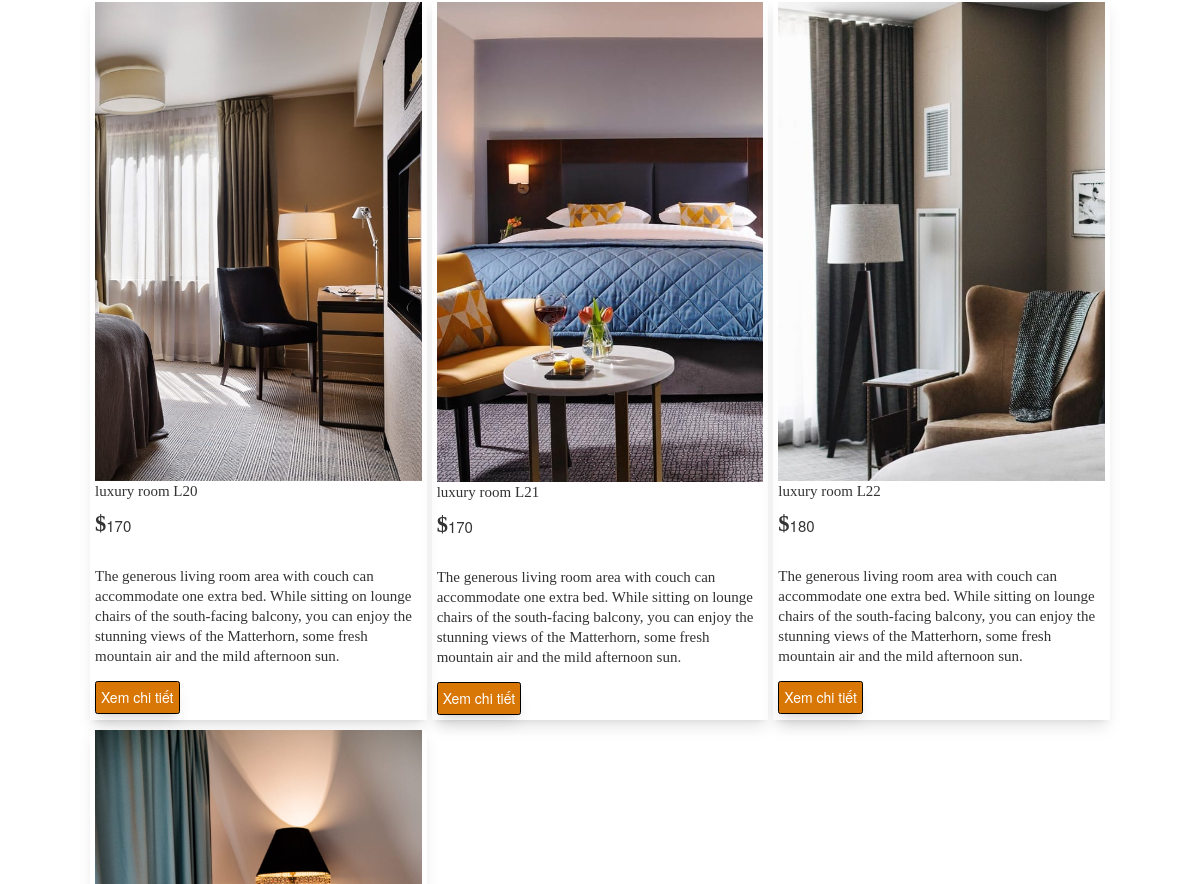
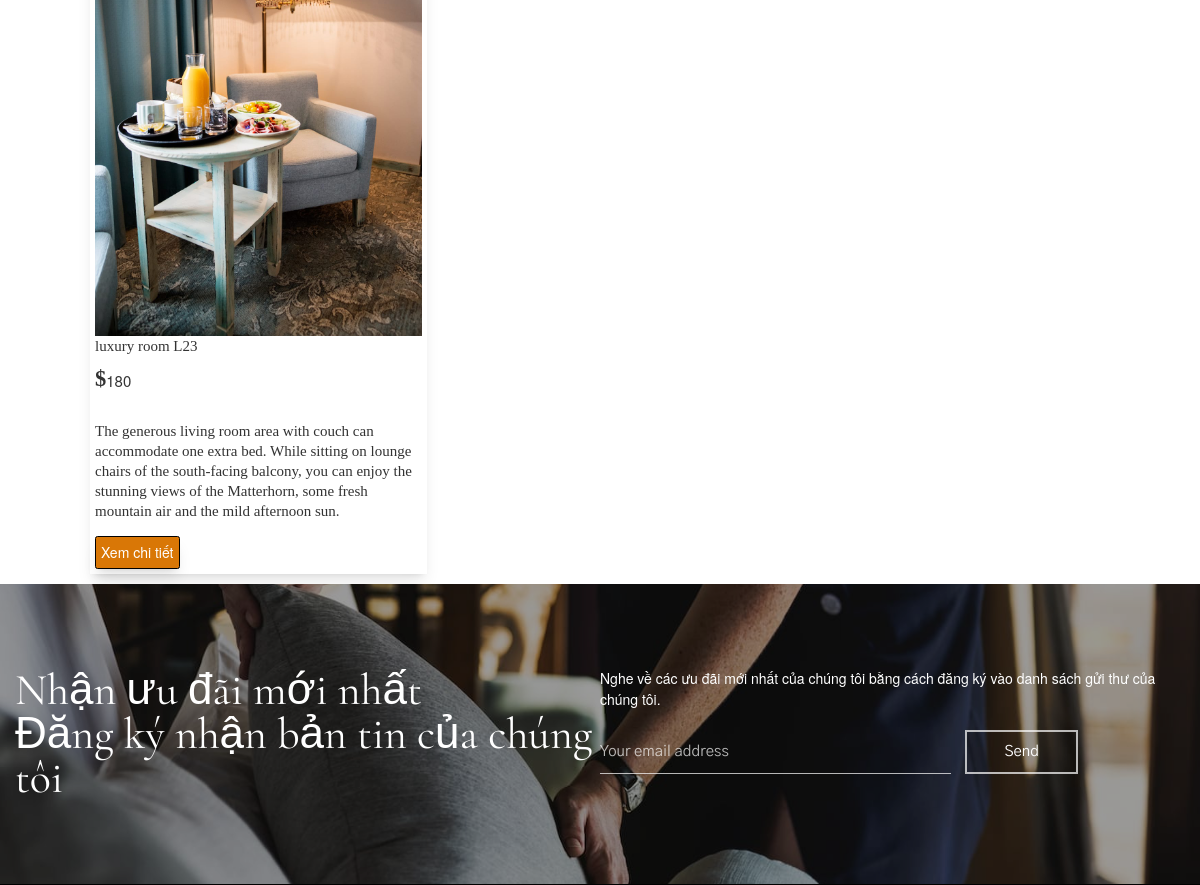
/view/max-themes.net/demos/hoteller/hoteller/boutique/index.php?act=ourrooms&idlp=7 (middle part), run on an earlier commit of the app's database (2 pictures, top to bottom).
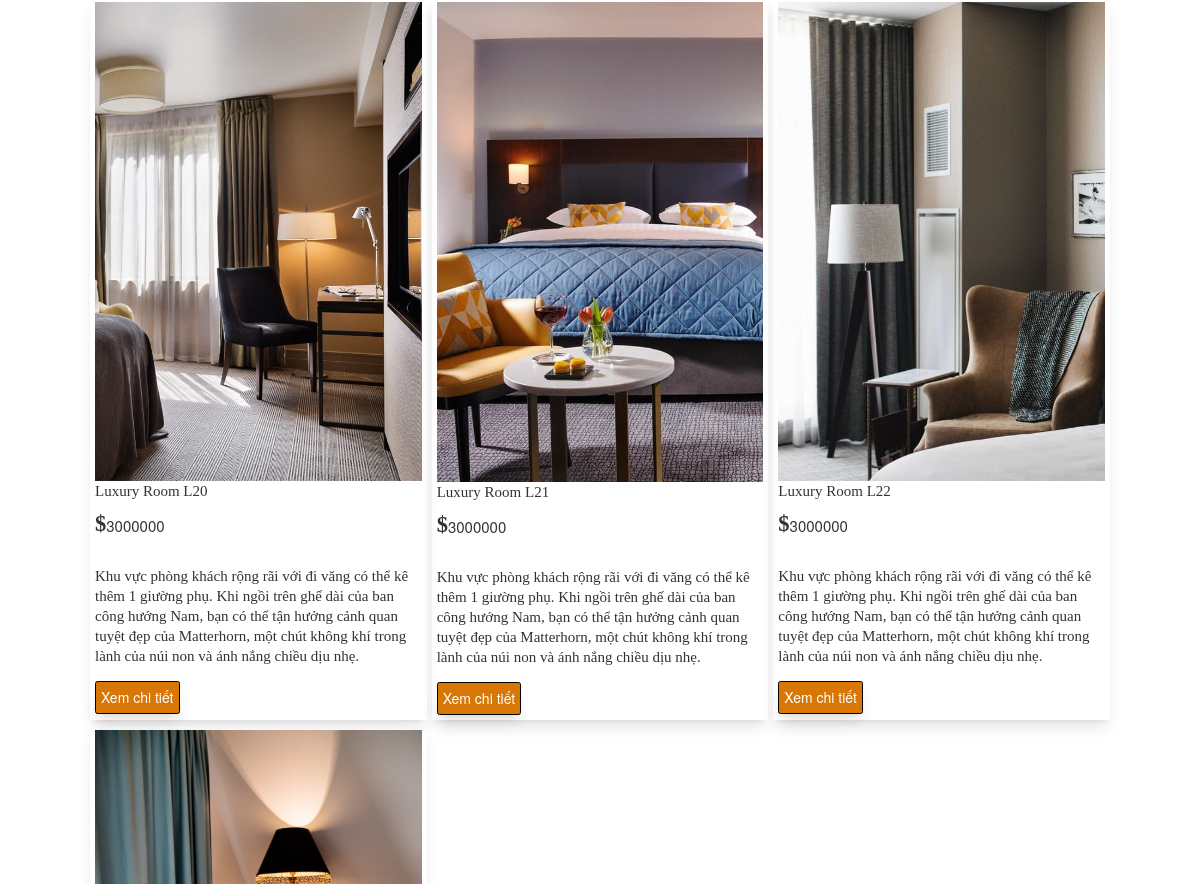
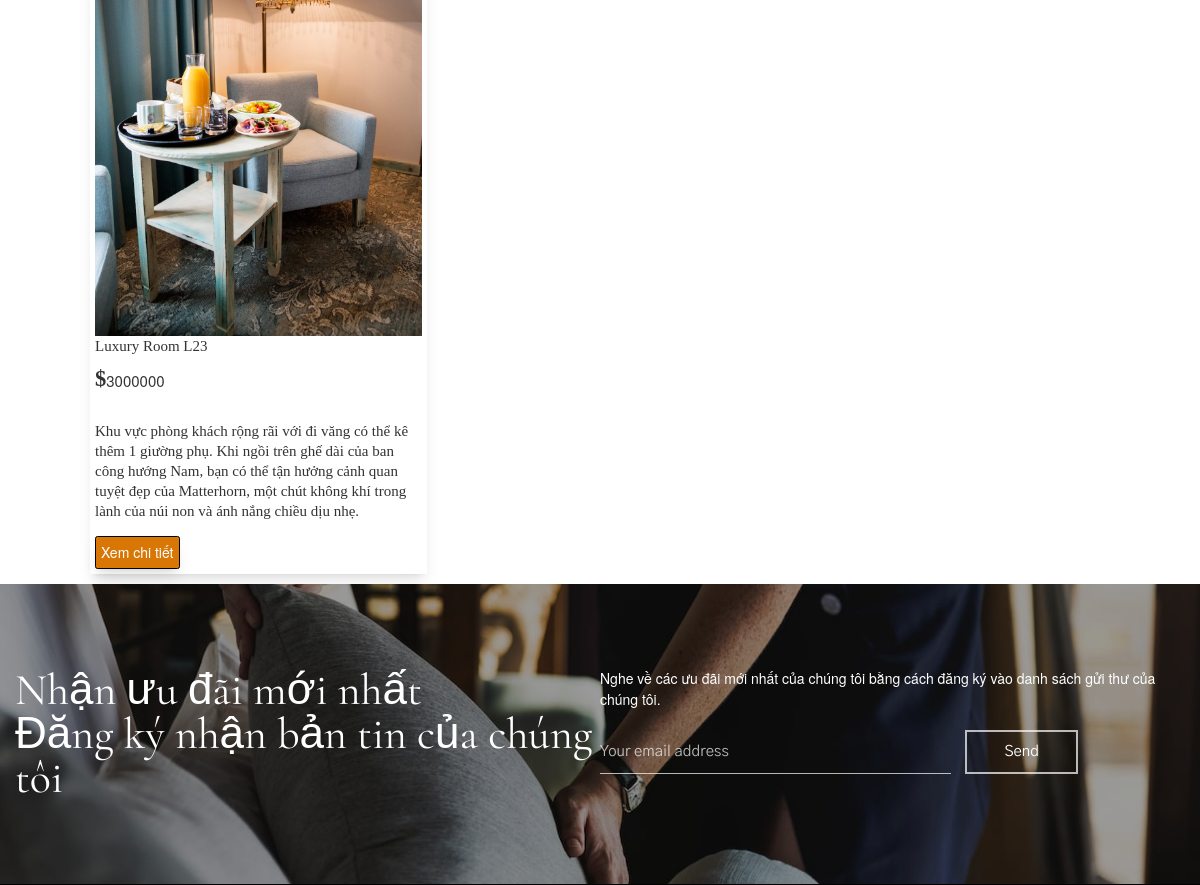
And on a later commit of the database (2 pictures, top to bottom).
### tables this page shows
CREATE TABLE `phong` (
  `id_phong` int(11) NOT NULL,
  `name_phong` varchar(255) NOT NULL,
  `price` double(10,2) NOT NULL,
  `price_sale` double(10,2) NOT NULL,
  `sokhach` int(2) NOT NULL,
  `img` varchar(255) NOT NULL,
  `mota` text NOT NULL,
  `id_loaiphong` int(11) NOT NULL
);

### view/max-themes.net/demos/hoteller/hoteller/boutique/model/pdo.php (called while the page is built, shortened)
<?php
function pdo_get_connection(){
    $dburl = "mysql:host=localhost;dbname=khachsan;charset=utf8";
    $user = 'root';
    $password = '';
    $conn = new PDO($dburl, $user, $password);
    $conn->setAttribute(PDO::ATTR_ERRMODE, PDO::ERRMODE_EXCEPTION);
    return $conn;
}
function pdo_query($sql){
    $sql_args = array_slice(func_get_args(), 1);
    try{
        $conn = pdo_get_connection();
        $stmt = $conn->prepare($sql);
        $stmt->execute($sql_args);
        $rows = $stmt->fetchAll();
        return $rows;
    }
    catch(PDOException $e){
        throw $e;
    }
    finally{
        unset($conn);
    }
}

### view/max-themes.net/demos/hoteller/hoteller/boutique/model/phong.php (called while the page is built, shortened)
<?php
    function load_phong_cungloai($id){
        $sql="select * from phong where id_loaiphong=".$id." ";
        $listp=pdo_query($sql);
        return $listp;
    }
?>

### view/max-themes.net/demos/hoteller/hoteller/boutique/our-rooms.php (the view, shortened to what this page needs)
<div id="page_content_wrapper" class="noheader">
                   <div class="inner">
                       <div class="inner_wrapper">
                           <div class="sidebar_content full_width">
                               <div data-elementor-type="wp-post" data-elementor-id="404" class="elementor elementor-404" data-elementor-settings="[]">
                                   <div class="elementor-inner">
                                       <div class="elementor-section-wrap">
                                           <section class="grid grid-cols-3 my-4 gap-2">
                                               <?php foreach($listpcungloai as $item) {?>
                                                   <div class="shadow-lg p-2 ">
                                                       <div>
                                                           <img src="./upload/<?php echo $item['img']?>" alt="">
                                                       </div>
                                                       <div>
                                                           <h2 class="font-serif text-2xl"><?php echo $item['name_phong']?></h2>
                                                           <div class=" text-2xl flex">
                                                               <i class="font-serif text-4xl pt-4 fa-solid fa-dollar-sign"></i>
                                                               <p class=""><?php echo $item['price']?></p>
                                                           </div>
                                                           <p class="font-serif text-2xl"><?php echo $item['mota']?></p>
                                                           <div>
                                                               <a href="index.php?act=room&id=<?php echo $item['id_phong'] ?>">
                                                                   <button class="bg-amber-600 text-white rounded border border-black border-solid p-2 hover:border-y-amber-700 hover:border-x-neutral-50 hover:bg-white shadow-lg hover:text-amber-600">Xem chi tiết</button>
                                                               </a>
                                                           </div>
                                                       </div>
                                                   </div>
                                               <?php } ?>
                                           </section>
                                       </div>
                                   </div>
                               </div>
                           </div>
                       </div>
                   </div>
                   <br class="clear" />
               </div>
           </div>

### view/max-themes.net/demos/hoteller/hoteller/boutique/header.php (shortened to what this page needs)
<!DOCTYPE html>
<html lang="en-US" data-menu="centeralign3">
<head>
    <script src="https://cdn.tailwindcss.com"></script>
    <link rel="stylesheet" href="css/reset.css" type="text/css" media="all" />
    <link rel="stylesheet" href="css/wordpress.css" type="text/css" media="all" />
    <link rel="stylesheet" href="css/style.css" type="text/css" media="all" />
    <link rel="stylesheet" href="css/modulobox.css" type="text/css" media="all" />
    <link rel="stylesheet" href="css/font-awesome.min.css" type="text/css" media="all" />
    <link rel="stylesheet" href="css/themify-icons.css" type="text/css" media="all" />
    <link rel="stylesheet" href="css/tooltipster.css" type="text/css" media="all" />
    <link rel="stylesheet" href="css/demo.css" type="text/css" media="all" />
    <link rel="stylesheet" href="https://maxcdn.bootstrapcdn.com/bootstrap/3.4.1/css/bootstrap.min.css">
    <link rel="stylesheet" href="js/plugins/loftloader/assets/css/loftloader.minc3cd.css?ver=2020081301" type="text/css" media="all" />
    <link rel="stylesheet" href="js/plugins/elementor/assets/lib/eicons/css/elementor-icons.min.css" type="text/css" media="all" />
    <link rel="stylesheet" href="js/plugins/elementor/assets/lib/animations/animations.min.css" type="text/css" media="all" />
    <link rel="stylesheet" href="js/plugins/elementor/assets/css/frontend-legacy.min.css" type="text/css" media="all" />
    <link rel="stylesheet" href="js/plugins/elementor/assets/css/frontend.min.css" type="text/css" media="all" />
    <link rel="stylesheet" href="js/plugins/hoteller-elementor/assets/css/swiper.css" type="text/css" media="all" />
    <link rel="stylesheet" href="js/plugins/hoteller-elementor/assets/css/animatedheadline.css" type="text/css" media="all" />
    <link rel="stylesheet" href="js/plugins/hoteller-elementor/assets/css/justifiedGallery.css" type="text/css" media="all" />
    <link rel="stylesheet" href="js/plugins/hoteller-elementor/assets/css/flickity.css" type="text/css" media="all" />
    <link rel="stylesheet" href="js/plugins/hoteller-elementor/assets/css/owl.theme.default.min.css" type="text/css" media="all" />
    <link rel="stylesheet" href="js/plugins/hoteller-elementor/assets/css/hoteller-elementor.css" type="text/css" media="all" />
    <link rel="stylesheet" href="js/plugins/hoteller-elementor/assets/css/hoteller-elementor-responsive.css" type="text/css" media="all" />
    <link rel="stylesheet" href="js/plugins/elementor/assets/lib/font-awesome/css/font-awesome.min1849.css?ver=4.7.0" type="text/css" media="all" />
    <link rel="stylesheet" href="css/responsive.css" type="text/css" media="all" />
    <link rel="stylesheet" href="css/custom-css.css" type="text/css" media="all" />
    <link rel="stylesheet" href="https://cdnjs.cloudflare.com/ajax/libs/font-awesome/6.1.1/css/all.min.css">
</head>
<body data-rsssl="1" class="home page-template-default page page-id-187 woocommerce-no-js tg_menu_transparent tg_lightbox_black tg_sidemenu_desktop leftalign loftloader-lite-enabled elementor-default elementor-kit-1577 elementor-page elementor-page-187">
    <div id="perspective">
        <a id="close_mobile_menu" href="javascript:;"></a>
        <div id="wrapper" class="hasbg transparent">

### view/max-themes.net/demos/hoteller/hoteller/boutique/index.php (shortened to what this page needs)
<?php
include 'model/pdo.php';
include 'model/phong.php';
include 'header.php';
if ((isset($_GET['act'])) && ($_GET['act'] != "")) {
    $act = $_GET['act'];
    switch ($act) {
        case 'ourrooms':
            if (isset($_GET['idlp'])) {
                $id = $_GET['idlp'];
                $listpcungloai = load_phong_cungloai($id);
            } else {
                $listpcungloai = loadall_phong();
                $listlp = loadall_loaiphong_ourrooms();
            }
            include "our-rooms.php";
            break;
    }
} else {
    include "home.php";
}
include 'footer.php';

### view/max-themes.net/demos/hoteller/hoteller/boutique/footer.php (shortened to what this page needs)
<div id="footer_wrapper">
    <div data-elementor-type="wp-post" data-elementor-id="19" class="elementor elementor-19" data-elementor-settings="[]">
        <div class="elementor-inner">
            <div class="elementor-section-wrap">
                <section class="elementor-section elementor-top-section elementor-element elementor-element-57c93d1 elementor-section-height-min-height elementor-section-boxed elementor-section-height-default elementor-section-items-middle" data-id="57c93d1" data-element_type="section" id="footer_newsletter" data-settings='{"background_background":"classic","hoteller_ext_is_background_parallax":"false","hoteller_ext_is_background_on_scroll":"false"}'>
                    <div class="elementor-background-overlay"></div>
                    <div class="elementor-container elementor-column-gap-default">
                        <div class="elementor-row">
                            <div class="elementor-column elementor-col-50 elementor-top-column elementor-element elementor-element-72aeeba" data-id="72aeeba" data-element_type="column" data-settings='{"hoteller_ext_is_scrollme":"false","hoteller_ext_is_smoove":"false","hoteller_ext_is_parallax_mouse":"false","hoteller_ext_is_infinite":"false","hoteller_ext_is_fadeout_animation":"false"}'>
                                <div class="elementor-column-wrap elementor-element-populated">
                                    <div class="elementor-widget-wrap">
                                        <div class="elementor-element elementor-element-d0a7a8d elementor-widget elementor-widget-heading" data-id="d0a7a8d" data-element_type="widget" data-settings='{"hoteller_ext_is_scrollme":"false","hoteller_ext_is_smoove":"false","hoteller_ext_is_parallax_mouse":"false","hoteller_ext_is_infinite":"false","hoteller_ext_is_fadeout_animation":"false"}' data-widget_type="heading.default">
                                            <div class="elementor-widget-container">
                                                <h2 class="elementor-heading-title elementor-size-default">
                                                Nhận ưu đãi mới nhất<br />
                                                     Đăng ký nhận bản tin của chúng tôi
                                                </h2>
                                            </div>
                                        </div>
                                    </div>
                                </div>
                            </div>
                            <div class="elementor-column elementor-col-50 elementor-top-column elementor-element elementor-element-ac865e8" data-id="ac865e8" data-element_type="column" data-settings='{"hoteller_ext_is_scrollme":"false","hoteller_ext_is_smoove":"false","hoteller_ext_is_parallax_mouse":"false","hoteller_ext_is_infinite":"false","hoteller_ext_is_fadeout_animation":"false"}'>
                                <div class="elementor-column-wrap elementor-element-populated">
                                    <div class="elementor-widget-wrap">
                                        <div class="elementor-element elementor-element-9b0e1b7 elementor-widget elementor-widget-heading" data-id="9b0e1b7" data-element_type="widget" data-settings='{"hoteller_ext_is_scrollme":"false","hoteller_ext_is_smoove":"false","hoteller_ext_is_parallax_mouse":"false","hoteller_ext_is_infinite":"false","hoteller_ext_is_fadeout_animation":"false"}' data-widget_type="heading.default">
                                            <div class="elementor-widget-container">
                                                <span class="elementor-heading-title elementor-size-default">Nghe về các ưu đãi mới nhất của chúng tôi bằng cách đăng ký vào danh sách gửi thư của chúng tôi.</span>
                                            </div>
                                        </div>
                                        <div class="elementor-element elementor-element-5d59e9e footer_mailing_list_white elementor-widget elementor-widget-shortcode" data-id="5d59e9e" data-element_type="widget" data-settings='{"hoteller_ext_is_scrollme":"false","hoteller_ext_is_smoove":"false","hoteller_ext_is_parallax_mouse":"false","hoteller_ext_is_infinite":"false","hoteller_ext_is_fadeout_animation":"false"}' data-widget_type="shortcode.default">
                                            <div class="elementor-widget-container">
                                                <div class="elementor-shortcode">
                                                    <form id="mc4wp-form-1" class="mc4wp-form mc4wp-form-391" method="post" data-id="391" data-name="Mailing List Form">
                                                        <div class="mc4wp-form-fields">
                                                            <span>
                                                                <input type="email" name="EMAIL" placeholder="Your email address" required="" />
                                                            </span>
                                                            <span>
                                                                <input type="submit" value="Send" />
                                                            </span>
                                                        </div>
                                                    </form>
                                                </div>
                                            </div>
                                        </div>
                                    </div>
                                </div>
                            </div>
                        </div>
                    </div>
                </section>
            </div>
        </div>
    </div>
</div>
</div>
</body>
</html>

### view/max-themes.net/demos/hoteller/hoteller/boutique/css/wordpress.css (style rules this page uses)
html { height: 100%; }
p, #page_content_wrapper .wpcf7 p, .page_content_wrapper .wpcf7 p { padding-top: 1em; padding-bottom: 1em; }
#page_content_wrapper p, .page_content_wrapper p { padding-top: 1em; padding-bottom: 1em; }
html, body { min-height: 100%; }
img, a img { image-rendering: optimizeQuality; }
.elementor-column-gap-default>.elementor-row>.elementor-column>.elementor-element-populated { padding: 0 !important; }

### view/max-themes.net/demos/hoteller/hoteller/boutique/css/responsive.css (style rules this page uses)
@media only screen and (min-width: 1200px) { #page_content_wrapper:not(.wide), .standard_wrapper, .footer_bar_wrapper, #footer ul.sidebar_widget, #page_content_wrapper.wide:not(.photoframe) .standard_wrapper, .ppb_popup.one.contain, #blog_promo_link_wrapper, #menu_wrapper, .page_content_wrapper:not(.wide) { max-width: 1425px; width: 100%; box-sizing: border-box; margin: auto; padding: 0 90px; } }

What changed in the data, as far as the page shows it:
changed phong: name_phong "luxury room L20" → "Luxury Room L20"; price "170" → "3000000"; mota "The generous living room area with couch can accommodate one extra bed. While sitting on lounge chairs of the south-facing balcony, you can enjoy the stunning views of the Matterhorn, some fresh mountain air and the mild afternoon sun." → "Khu vực phòng khách rộng rãi với đi văng có thể kê thêm 1 giường phụ. Khi ngồi trên ghế dài của ban công hướng Nam, bạn có thể tận hưởng cảnh quan tuyệt đẹp của Matterhorn, một chút không khí trong lành của núi non và ánh nắng chiều dịu nhẹ."
changed phong: name_phong "luxury room L21" → "Luxury Room L21"; price "170" → "3000000"; mota "The generous living room area with couch can accommodate one extra bed. While sitting on lounge chairs of the south-facing balcony, you can enjoy the stunning views of the Matterhorn, some fresh mountain air and the mild afternoon sun." → "Khu vực phòng khách rộng rãi với đi văng có thể kê thêm 1 giường phụ. Khi ngồi trên ghế dài của ban công hướng Nam, bạn có thể tận hưởng cảnh quan tuyệt đẹp của Matterhorn, một chút không khí trong lành của núi non và ánh nắng chiều dịu nhẹ."
changed phong: name_phong "luxury room L22" → "Luxury Room L22"; price "180" → "3000000"; mota "The generous living room area with couch can accommodate one extra bed. While sitting on lounge chairs of the south-facing balcony, you can enjoy the stunning views of the Matterhorn, some fresh mountain air and the mild afternoon sun." → "Khu vực phòng khách rộng rãi với đi văng có thể kê thêm 1 giường phụ. Khi ngồi trên ghế dài của ban công hướng Nam, bạn có thể tận hưởng cảnh quan tuyệt đẹp của Matterhorn, một chút không khí trong lành của núi non và ánh nắng chiều dịu nhẹ."
changed phong: name_phong "luxury room L23" → "Luxury Room L23"; price "180" → "3000000"; mota "The generous living room area with couch can accommodate one extra bed. While sitting on lounge chairs of the south-facing balcony, you can enjoy the stunning views of the Matterhorn, some fresh mountain air and the mild afternoon sun." → "Khu vực phòng khách rộng rãi với đi văng có thể kê thêm 1 giường phụ. Khi ngồi trên ghế dài của ban công hướng Nam, bạn có thể tận hưởng cảnh quan tuyệt đẹp của Matterhorn, một chút không khí trong lành của núi non và ánh nắng chiều dịu nhẹ."
